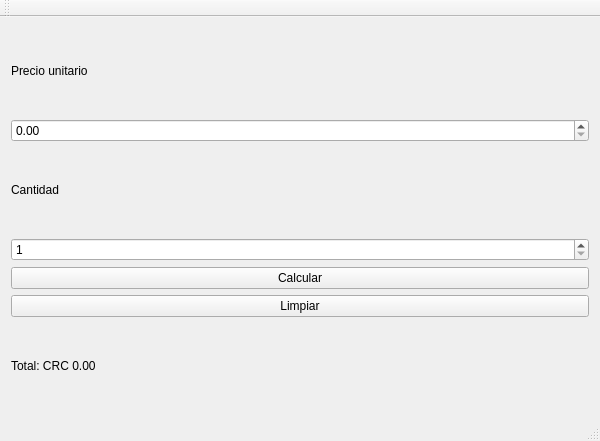
<?xml version="1.0" encoding="UTF-8"?>
<ui version="4.0">
 <class>Lab6Class</class>
 <widget class="QMainWindow" name="Lab6Class">
  <property name="geometry">
   <rect>
    <x>0</x>
    <y>0</y>
    <width>600</width>
    <height>441</height>
   </rect>
  </property>
  <property name="windowTitle">
   <string>Lab6</string>
  </property>
  <widget class="QWidget" name="centralWidget">
   <layout class="QVBoxLayout" name="verticalLayout">
    <item>
     <widget class="QLabel" name="lblPrecio">
      <property name="text">
       <string>Precio unitario</string>
      </property>
     </widget>
    </item>
    <item>
     <widget class="QDoubleSpinBox" name="spnPrecio">
      <property name="maximum">
       <double>1000000.000000000000000</double>
      </property>
      <property name="singleStep">
       <double>100.000000000000000</double>
      </property>
     </widget>
    </item>
    <item>
     <widget class="QLabel" name="lblCantidad">
      <property name="text">
       <string>Cantidad</string>
      </property>
     </widget>
    </item>
    <item>
     <widget class="QSpinBox" name="spnCantidad">
      <property name="minimum">
       <number>1</number>
      </property>
      <property name="maximum">
       <number>1000</number>
      </property>
     </widget>
    </item>
    <item>
     <widget class="QPushButton" name="btnCalcular">
      <property name="text">
       <string>Calcular</string>
      </property>
     </widget>
    </item>
    <item>
     <widget class="QPushButton" name="btnLimpiar">
      <property name="text">
       <string>Limpiar</string>
      </property>
     </widget>
    </item>
    <item>
     <widget class="QLabel" name="lblTotal">
      <property name="text">
       <string>Total: CRC 0.00</string>
      </property>
     </widget>
    </item>
   </layout>
  </widget>
  <widget class="QMenuBar" name="menuBar">
   <property name="geometry">
    <rect>
     <x>0</x>
     <y>0</y>
     <width>600</width>
     <height>21</height>
    </rect>
   </property>
  </widget>
  <widget class="QToolBar" name="mainToolBar">
   <attribute name="toolBarArea">
    <enum>TopToolBarArea</enum>
   </attribute>
   <attribute name="toolBarBreak">
    <bool>false</bool>
   </attribute>
  </widget>
  <widget class="QStatusBar" name="statusBar"/>
 </widget>
 <layoutdefault spacing="6" margin="11"/>
 <resources>
  <include location="Lab6.qrc"/>
 </resources>
 <connections/>
</ui>
